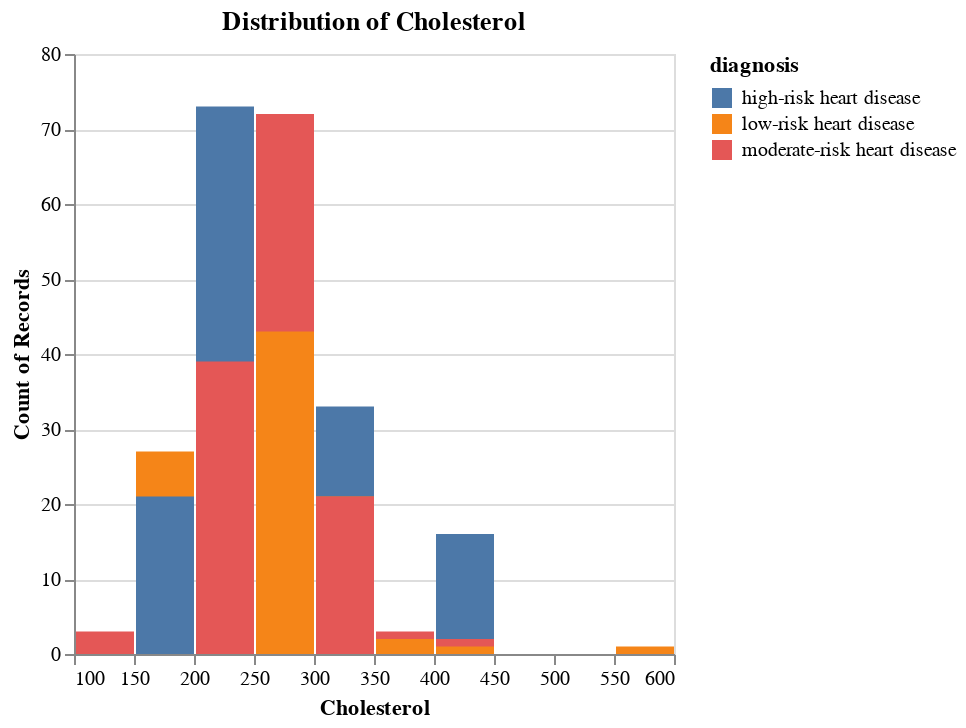

Notebook code for this chart:
### Code cell
# cholesterol
chol_hist = alt.Chart(heart_disease_train).mark_bar().encode(
    x=alt.X("cholesterol:Q", bin = True).title("Cholesterol"),
    y=alt.Y("count()").stack(False),
    color = "diagnosis:N"
).properties(
    title = "Distribution of Cholesterol"
)

chol_hist

### Figure 1 — Vega-Lite specification as saved in the notebook (floating-point values rounded to 4 significant figures; data arrays with more than 128 entries replaced by an {"elided": "..."} marker saying what was removed)
{"config": {"view": {"continuousWidth": 300, "continuousHeight": 300}}, "data": {"name": "data-a4fc4c8724a52347279feaae65a6ff2a"}, "mark": {"type": "bar"}, "encoding": {"color": {"field": "diagnosis", "type": "nominal"}, "x": {"bin": true, "field": "cholesterol", "title": "Cholesterol", "type": "quantitative"}, "y": {"aggregate": "count", "stack": false, "type": "quantitative"}}, "title": "Distribution of Cholesterol", "$schema": "https://vega.github.io/schema/vega-lite/v5.15.1.json", "datasets": {"data-a4fc4c8724a52347279feaae65a6ff2a": {"elided": "492 records"}}}
